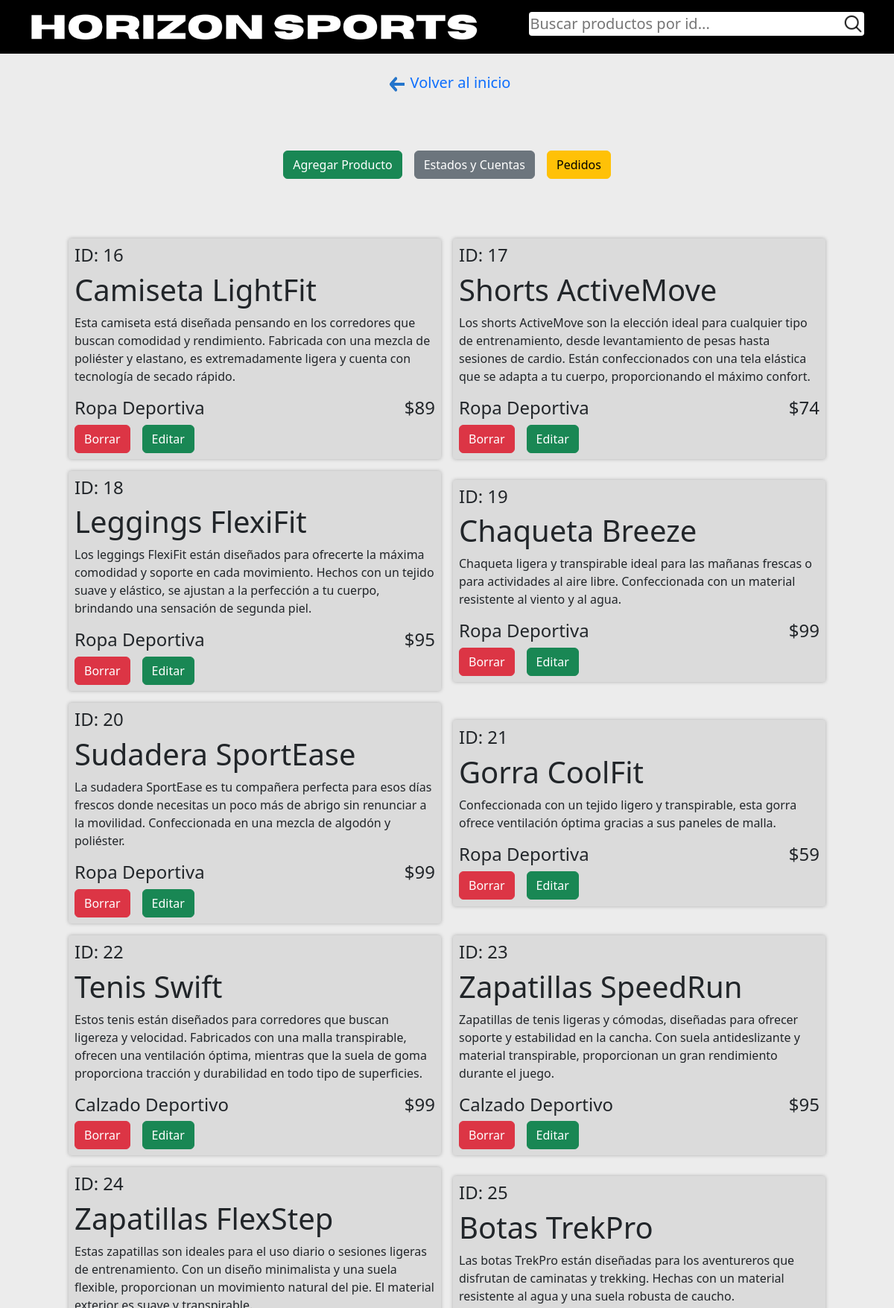
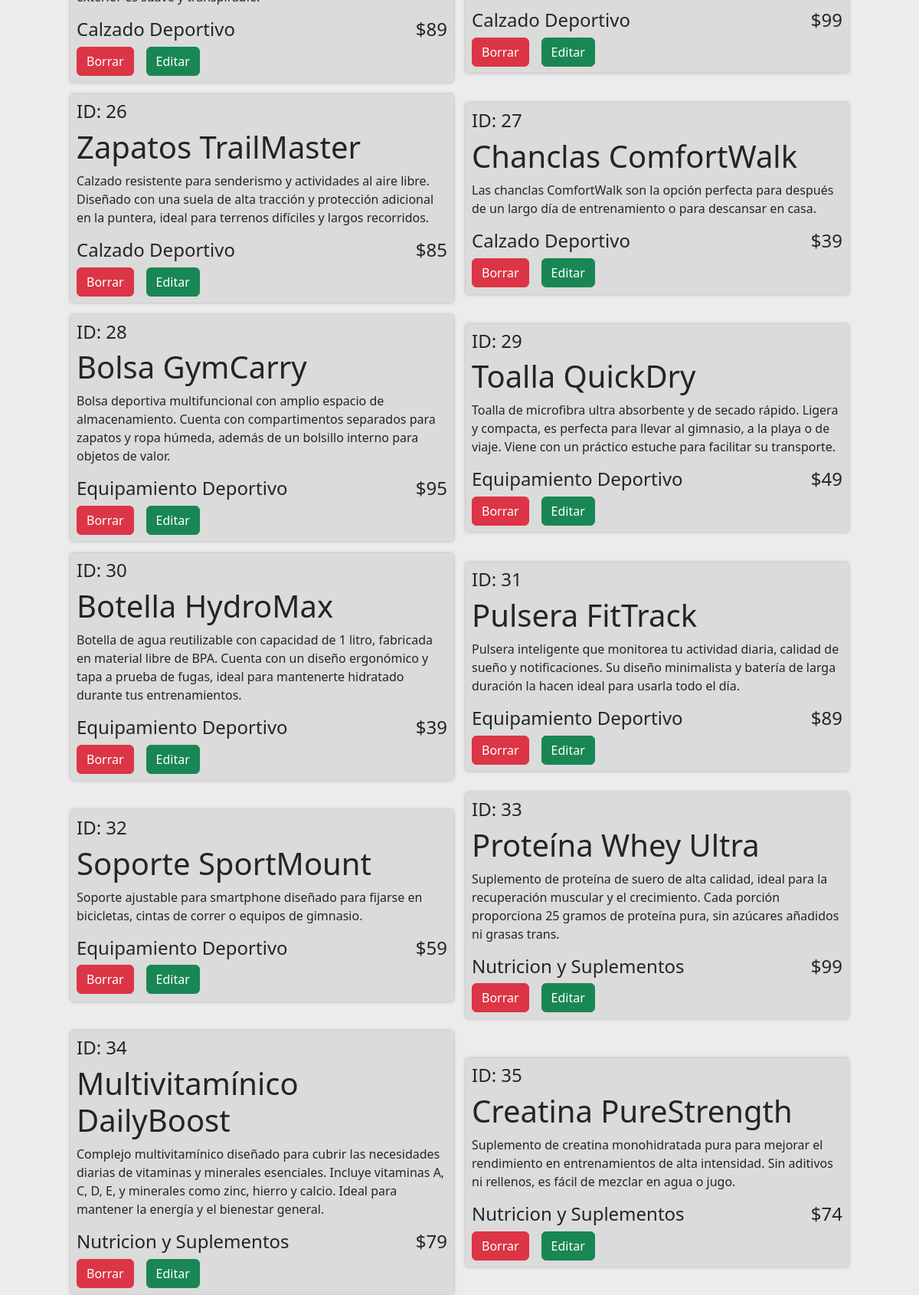
Page /pagina/admin/pagina_admin.php (signed in, upper part) on the committed database (2 pictures, top to bottom).
### tables this page shows
CREATE TABLE IF NOT EXISTS `productos` (
  `id_productos` int(11) NOT NULL AUTO_INCREMENT,
  `nombre_producto` varchar(100) NOT NULL,
  `precio` int(50) NOT NULL,
  `descripcion` text NOT NULL,
  `categoria` varchar(50) NOT NULL,
  PRIMARY KEY (`id_productos`)
);

### pagina/admin/pagina_admin.php (the view, shortened to what this page needs)
<!DOCTYPE html>
<html lang="es">
<head>
    <link
      href="https://cdn.jsdelivr.net/npm/bootstrap@5.3.3/dist/css/bootstrap.min.css"
      rel="stylesheet"
    />
    <link href="https://fonts.cdnfonts.com/css/horizon" rel="stylesheet" />
    <link href="https://fonts.cdnfonts.com/css/codec-pro" rel="stylesheet" />
    <link rel="stylesheet" href="admin.css" />
</head>
<body class="w-100 h-100 d-flex justify-content-center align-items-center flex-column">
    <header
      class="d-flex justify-content-center align-items-center flex-column w-100 bg-black p-3 flex-lg-row justify-content-lg-around"
    >
      <img src="../imgs/horizonsports.png" alt="horizonsports" />
<form
        action="pagina_admin.php"
        method="GET"
        class="d-flex justify-content-center align-items-center flex-row mb-2 rounded-1 w-100"
      >
        <input type="number" name="id" placeholder="Buscar productos por id..." />
        <button class="rounded-5">
          <img src="../imgs/lupa.png" alt="lupa.png" class="p-0 m-0" />
        </button>
      </form>
    </header>
    <a
      href="../index.php"
      class="regresar m-3 mt-4 ps-2 gap-2 d-flex justify-content-center"
      ><img src="../imgs/flecha-reversa.png" alt="flechita" />
      <p class="p-0 m-0 mb-1">Volver al inicio</p></a
    >
    <div class="w-100 h-100 d-flex justify-content-center align-items-center flex-wrap mt-5 p-2 gap-3 div-admin">
        <a href="agregar_producto/agregar.php" class="btn btn-success">Agregar Producto</a>
        <a href="cuentas_estado/cuentas_estado.php" class="btn btn-secondary">Estados y Cuentas</a>
        <a href="pedidos_admin/pedidos_admin.php" class="btn btn-warning">Pedidos</a>
    </div>
    <div class="w-100 h-100 d-flex justify-content-center align-items-center flex-wrap p-4  mt-5 pb-5 mb-5 gap-3">
    <?php
     include("../conexion.php");
     $sql = "SELECT * FROM productos";
     $resultado = $conn->query($sql);
     if ($resultado->num_rows > 0) {
       while ($row = $resultado->fetch_assoc()) {
        $id_producto = $row['id_productos'];
        $producto = $row['nombre_producto'];
        $precio = $row['precio'];
        $descripcion = $row['descripcion'];
        $categoria = $row['categoria'];
        ?>
        <div class="d-flex justify-content-center align-items-center flex-column producto-div p-2 rounded-1" id="<?php echo $row['id_productos'];?>">
            <div class="d-flex flex-column w-100">
                <h4>ID: <?php echo $id_producto; ?></h4>
                <h1><?php echo $producto; ?></h1>
            </div>
            <p class="w-100 text-start"><?php echo $descripcion; ?></p>
            <div class="d-flex justify-content-center align-items-center flex-row w-100">
                <h4 class="w-75"><?php echo $categoria; ?></h4>
                <h4 class="w-25 text-end"><?php echo "$" . $precio; ?></h4>
            </div>
            <div class="d-flex flex-row w-100 gap-3">
                <a href="borrar.php?id=<?php echo $id_producto; ?>" class="btn btn-danger">Borrar</a>
                <a href="editar/editar.php?id=<?php echo $id_producto; ?>" class="btn btn-success">Editar</a>
            </div>
        </div>
        <?php
       }
     } else {
      echo "No se encontraron productos.";
     }
?>
    </div>
</body>
</html>

### pagina/admin/admin.css (style rules this page uses)
body { background: rgb(236, 236, 236); font-family:'Segoe UI', Tahoma, Geneva, Verdana, sans-serif; }
header { gap: 20px; }
header img { width: 100%; max-width: 600px; }
header form { background: white; max-width: 450px; }
header form input { font-size: 20px; width: 100%; background: none; border: none; }
header form button { cursor: pointer; border: none; background: white; padding: 0; }
header form img { width: 30px; height: 30px; }
.regresar { text-decoration: none; }
.regresar p { font-size: 20px; }
.regresar img { padding: 0; margin: 0; width: 20px; }
.producto-div { width: 500px; min-height: 250px; background: rgb(219, 219, 219); box-shadow: 0px 0px 5px rgb(173, 173, 173); }

### rows in the picture
productos: id_productos "16", nombre_producto "Camiseta LightFit", descripcion "Esta camiseta está diseñada pensando en los corredores que buscan comodidad y rendimiento. Fabricada con una mezcla de poliéster y elastano, es extremadamente ligera y cuenta con tecnología de secado rápido.", categoria "Ropa Deportiva", precio "89"
productos: id_productos "17", nombre_producto "Shorts ActiveMove", descripcion "Los shorts ActiveMove son la elección ideal para cualquier tipo de entrenamiento, desde levantamiento de pesas hasta sesiones de cardio. Están confeccionados con una tela elástica que se adapta a tu cuerpo, proporcionando el máximo confort.", categoria "Ropa Deportiva", precio "74"
productos: id_productos "18", nombre_producto "Leggings FlexiFit", descripcion "Los leggings FlexiFit están diseñados para ofrecerte la máxima comodidad y soporte en cada movimiento. Hechos con un tejido suave y elástico, se ajustan a la perfección a tu cuerpo, brindando una sensación de segunda piel.", categoria "Ropa Deportiva", precio "95"
productos: id_productos "19", nombre_producto "Chaqueta Breeze", descripcion "Chaqueta ligera y transpirable ideal para las mañanas frescas o para actividades al aire libre. Confeccionada con un material resistente al viento y al agua.", categoria "Ropa Deportiva", precio "99"
productos: id_productos "20", nombre_producto "Sudadera SportEase", descripcion "La sudadera SportEase es tu compañera perfecta para esos días frescos donde necesitas un poco más de abrigo sin renunciar a la movilidad. Confeccionada en una mezcla de algodón y poliéster.", categoria "Ropa Deportiva", precio "99"
productos: id_productos "21", nombre_producto "Gorra CoolFit", descripcion "Confeccionada con un tejido ligero y transpirable, esta gorra ofrece ventilación óptima gracias a sus paneles de malla.", categoria "Ropa Deportiva", precio "59"
productos: id_productos "22", nombre_producto "Tenis Swift", descripcion "Estos tenis están diseñados para corredores que buscan ligereza y velocidad. Fabricados con una malla transpirable, ofrecen una ventilación óptima, mientras que la suela de goma proporciona tracción y durabilidad en todo tipo de superficies.", categoria "Calzado Deportivo", precio "99"
productos: id_productos "23", nombre_producto "Zapatillas SpeedRun", descripcion "Zapatillas de tenis ligeras y cómodas, diseñadas para ofrecer soporte y estabilidad en la cancha. Con suela antideslizante y material transpirable, proporcionan un gran rendimiento durante el juego.", categoria "Calzado Deportivo", precio "95"
productos: id_productos "24", nombre_producto "Zapatillas FlexStep", descripcion "Estas zapatillas son ideales para el uso diario o sesiones ligeras de entrenamiento. Con un diseño minimalista y una suela flexible, proporcionan un movimiento natural del pie. El material exterior es suave y transpirable.", categoria "Calzado Deportivo", precio "89"
productos: id_productos "25", nombre_producto "Botas TrekPro", descripcion "Las botas TrekPro están diseñadas para los aventureros que disfrutan de caminatas y trekking. Hechas con un material resistente al agua y una suela robusta de caucho.", categoria "Calzado Deportivo", precio "99"
productos: id_productos "26", nombre_producto "Zapatos TrailMaster", descripcion "Calzado resistente para senderismo y actividades al aire libre. Diseñado con una suela de alta tracción y protección adicional en la puntera, ideal para terrenos difíciles y largos recorridos.", categoria "Calzado Deportivo", precio "85"
productos: id_productos "27", nombre_producto "Chanclas ComfortWalk", descripcion "Las chanclas ComfortWalk son la opción perfecta para después de un largo día de entrenamiento o para descansar en casa.", categoria "Calzado Deportivo", precio "39"
productos: id_productos "28", nombre_producto "Bolsa GymCarry", descripcion "Bolsa deportiva multifuncional con amplio espacio de almacenamiento. Cuenta con compartimentos separados para zapatos y ropa húmeda, además de un bolsillo interno para objetos de valor.", categoria "Equipamiento Deportivo", precio "95"
productos: id_productos "29", nombre_producto "Toalla QuickDry", descripcion "Toalla de microfibra ultra absorbente y de secado rápido. Ligera y compacta, es perfecta para llevar al gimnasio, a la playa o de viaje. Viene con un práctico estuche para facilitar su transporte.", categoria "Equipamiento Deportivo", precio "49"
productos: id_productos "30", nombre_producto "Botella HydroMax", descripcion "Botella de agua reutilizable con capacidad de 1 litro, fabricada en material libre de BPA. Cuenta con un diseño ergonómico y tapa a prueba de fugas, ideal para mantenerte hidratado durante tus entrenamientos.", categoria "Equipamiento Deportivo", precio "39"
productos: id_productos "31", nombre_producto "Pulsera FitTrack", descripcion "Pulsera inteligente que monitorea tu actividad diaria, calidad de sueño y notificaciones. Su diseño minimalista y batería de larga duración la hacen ideal para usarla todo el día.", categoria "Equipamiento Deportivo", precio "89"
productos: id_productos "32", nombre_producto "Soporte SportMount", descripcion "Soporte ajustable para smartphone diseñado para fijarse en bicicletas, cintas de correr o equipos de gimnasio.", categoria "Equipamiento Deportivo", precio "59"
productos: id_productos "33", nombre_producto "Proteína Whey Ultra", descripcion "Suplemento de proteína de suero de alta calidad, ideal para la recuperación muscular y el crecimiento. Cada porción proporciona 25 gramos de proteína pura, sin azúcares añadidos ni grasas trans.", categoria "Nutricion y Suplementos", precio "99"
productos: id_productos "34", nombre_producto "Multivitamínico DailyBoost", descripcion "Complejo multivitamínico diseñado para cubrir las necesidades diarias de vitaminas y minerales esenciales. Incluye vitaminas A, C, D, E, y minerales como zinc, hierro y calcio. Ideal para mantener la energía y el bienestar general.", categoria "Nutricion y Suplementos", precio "79"
productos: id_productos "35", nombre_producto "Creatina PureStrength", descripcion "Suplemento de creatina monohidratada pura para mejorar el rendimiento en entrenamientos de alta intensidad. Sin aditivos ni rellenos, es fácil de mezclar en agua o jugo.", categoria "Nutricion y Suplementos", precio "74"
